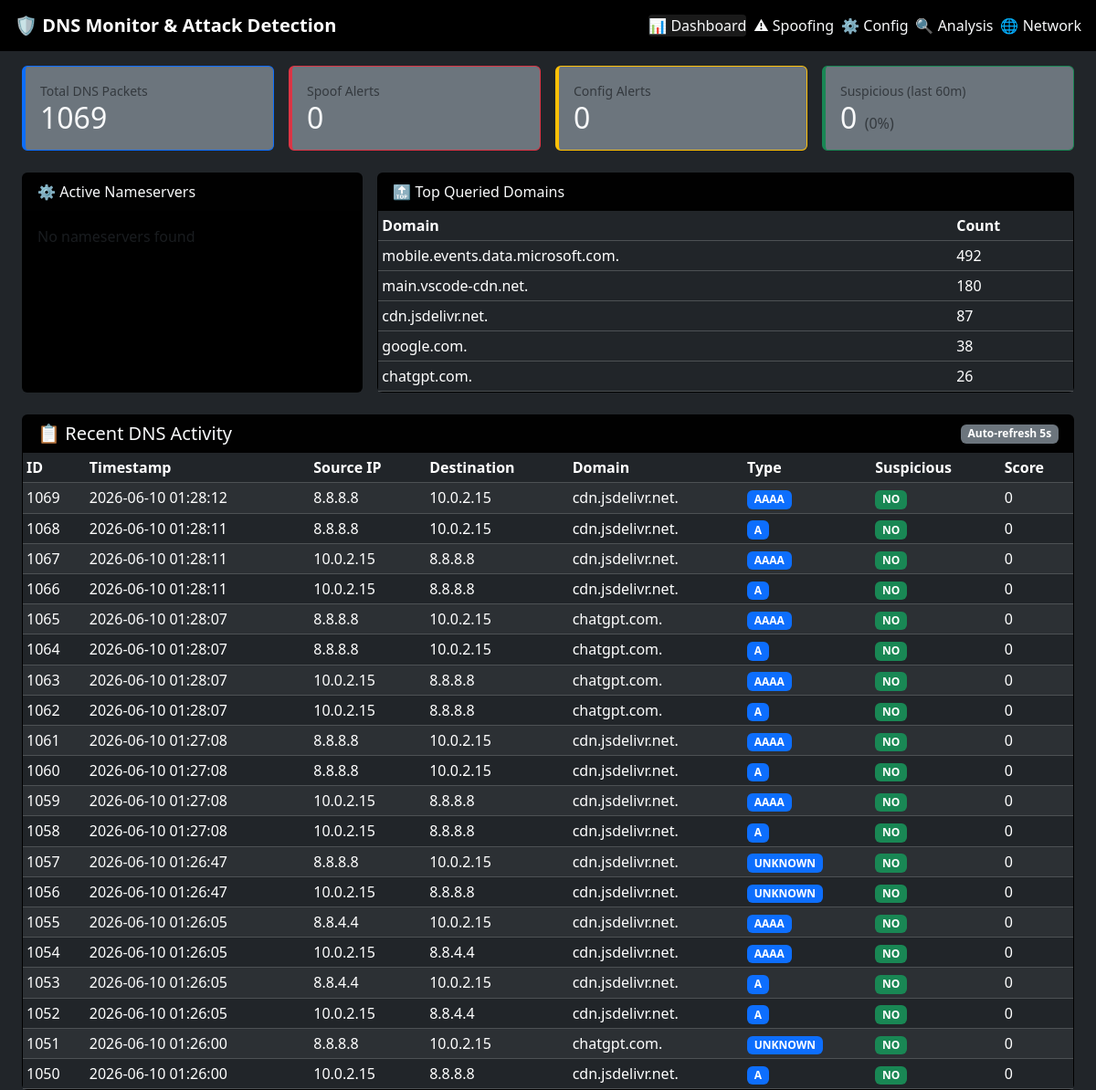
The page / on the database its author committed.
### tables this page shows
CREATE TABLE dns_logs (

        id INTEGER PRIMARY KEY AUTOINCREMENT,

        timestamp TEXT NOT NULL,

        source_ip TEXT NOT NULL,

        destination_ip TEXT NOT NULL,

        domain TEXT NOT NULL,

        query_type TEXT NOT NULL,

        suspicious BOOLEAN,

        threat_score INTEGER
    );

### run.py (the view)
@app.route("/")
def dashboard():
    logs = fetch_recent_logs()
    total_packets = get_total_packet_count()
    spoof_alert_count = get_spoof_alert_count()
    config_alert_count = get_config_alert_count()
    log_alert_count = get_log_alert_count()
    stats = get_suspicious_query_stats(window_minutes=60)
    top_domains = get_top_queried_domains(5)
    nameservers = get_current_nameservers()
    return render_template(
        "dashboard.html",
        logs=logs,
        total_packets=total_packets,
        spoof_alert_count=spoof_alert_count,
        config_alert_count=config_alert_count,
        log_alert_count=log_alert_count,
        stats=stats,
        top_domains=top_domains,
        nameservers=nameservers
    )

### app/database/db.py (called while the page is built)
def get_connection():
    connection = sqlite3.connect(DATABASE_PATH)
    connection.row_factory = sqlite3.Row
    return connection

def get_total_packet_count():
    connection = get_connection()
    cursor = connection.cursor()
    cursor.execute("""
        SELECT COUNT(*) FROM dns_logs
    """)
    total = cursor.fetchone()[0]
    connection.close()
    return total

def fetch_recent_logs(limit=20):
    connection = get_connection()
    cursor = connection.cursor()
    cursor.execute("""
        SELECT *
        FROM dns_logs
        ORDER BY id DESC
        LIMIT ?
    """, (limit,))
    logs = cursor.fetchall()
    connection.close()
    return logs

### app/detection/config_monitor.py (called while the page is built)
def get_current_nameservers():
    return list(_current_nameservers)

def get_config_alert_count():
    try:
        conn = sqlite3.connect(DATABASE_PATH)
        cursor = conn.cursor()
        cursor.execute("SELECT COUNT(*) FROM config_alerts")
        count = cursor.fetchone()[0]
        conn.close()
        return count
    except Exception:
        return 0

### app/detection/log_analysis.py (called while the page is built)
def _get_logs_in_window(minutes=1):
    since = (datetime.now() - timedelta(minutes=minutes)).strftime("%Y-%m-%d %H:%M:%S")
    try:
        conn = sqlite3.connect(DATABASE_PATH)
        conn.row_factory = sqlite3.Row
        cursor = conn.cursor()
        cursor.execute("""
            SELECT * FROM dns_logs WHERE timestamp >= ? ORDER BY timestamp ASC
        """, (since,))
        rows = cursor.fetchall()
        conn.close()
        return rows
    except Exception:
        return []

def get_suspicious_query_stats(window_minutes=60):
    rows = _get_logs_in_window(window_minutes)
    total = len(rows)
    suspicious = sum(1 for r in rows if r["suspicious"])
    high_threat = sum(1 for r in rows if r["threat_score"] >= 70)
    return {
        "window_minutes": window_minutes,
        "total_queries": total,
        "suspicious_count": suspicious,
        "high_threat_count": high_threat,
        "suspicious_pct": round(100 * suspicious / total, 1) if total else 0
    }

def get_top_queried_domains(limit=10):
    try:
        conn = sqlite3.connect(DATABASE_PATH)
        cursor = conn.cursor()
        cursor.execute("""
            SELECT domain, COUNT(*) as count
            FROM dns_logs
            GROUP BY domain
            ORDER BY count DESC
            LIMIT ?
        """, (limit,))
        rows = cursor.fetchall()
        conn.close()
        return rows
    except Exception:
        return []

### templates/dashboard.html (shortened to what this page needs)
{% extends "base.html" %}
{% block content %}
<div class="row g-3 mb-4">
    <div class="col-md-3">
        <div class="card bg-secondary text-light stat-card blue">
            <div class="card-body">
                <div class="text-muted small">Total DNS Packets</div>
                <h2 class="mb-0">{{ total_packets }}</h2>
            </div>
        </div>
    </div>
    <div class="col-md-3">
        <div class="card bg-secondary text-light stat-card red">
            <div class="card-body">
                <div class="text-muted small">Spoof Alerts</div>
                <h2 class="mb-0 {% if spoof_alert_count > 0 %}text-danger{% endif %}">{{ spoof_alert_count }}</h2>
            </div>
        </div>
    </div>
    <div class="col-md-3">
        <div class="card bg-secondary text-light stat-card yellow">
            <div class="card-body">
                <div class="text-muted small">Config Alerts</div>
                <h2 class="mb-0 {% if config_alert_count > 0 %}text-warning{% endif %}">{{ config_alert_count }}</h2>
            </div>
        </div>
    </div>
    <div class="col-md-3">
        <div class="card bg-secondary text-light stat-card green">
            <div class="card-body">
                <div class="text-muted small">Suspicious (last 60m)</div>
                <h2 class="mb-0">{{ stats.suspicious_count }} <small class="fs-6 text-muted">({{ stats.suspicious_pct }}%)</small></h2>
            </div>
        </div>
    </div>
</div>
<div class="row g-3 mb-4">
    <div class="col-md-4">
        <div class="card bg-black text-light h-100">
            <div class="card-header">⚙ Active Nameservers</div>
            <div class="card-body">
                {% if nameservers %}
                    {% for ns in nameservers %}
                    <span class="badge bg-info text-dark me-1">{{ ns }}</span>
                    {% endfor %}
                {% else %}
                    <span class="text-muted">No nameservers found</span>
                {% endif %}
            </div>
        </div>
    </div>
    <div class="col-md-8">
        <div class="card bg-black text-light h-100">
            <div class="card-header">🔝 Top Queried Domains</div>
            <div class="card-body p-0">
                <table class="table table-dark table-sm mb-0">
                    <thead><tr><th>Domain</th><th>Count</th></tr></thead>
                    <tbody>
                    {% for domain, count in top_domains %}
                    <tr><td class="text-truncate" style="max-width:350px">{{ domain }}</td><td>{{ count }}</td></tr>
                    {% else %}
                    <tr><td colspan="2" class="text-muted">No data yet</td></tr>
                    {% endfor %}
                    </tbody>
                </table>
            </div>
        </div>
    </div>
</div>
<div class="card bg-black text-light">
    <div class="card-header d-flex justify-content-between align-items-center">
        <h5 class="mb-0">📋 Recent DNS Activity</h5>
        <span class="badge bg-secondary">Auto-refresh 5s</span>
    </div>
    <div class="card-body p-0">
        <div class="table-responsive">
        <table class="table table-dark table-striped table-sm mb-0">
            <thead>
                <tr>
                    <th>ID</th><th>Timestamp</th><th>Source IP</th>
                    <th>Destination</th><th>Domain</th><th>Type</th>
                    <th>Suspicious</th><th>Score</th>
                </tr>
            </thead>
            <tbody>
            {% for log in logs %}
            <tr {% if log.suspicious %}class="table-danger"{% endif %}>
                <td>{{ log.id }}</td>
                <td>{{ log.timestamp }}</td>
                <td>{{ log.source_ip }}</td>
                <td>{{ log.destination_ip }}</td>
                <td class="text-truncate" style="max-width:200px" title="{{ log.domain }}">{{ log.domain }}</td>
                <td><span class="badge bg-primary">{{ log.query_type }}</span></td>
                <td>
                    {% if log.suspicious %}
                        <span class="badge bg-danger">YES</span>
                    {% else %}
                        <span class="badge bg-success">NO</span>
                    {% endif %}
                </td>
                <td>
                    {% if log.threat_score >= 70 %}
                        <span class="text-danger fw-bold">{{ log.threat_score }}</span>
                    {% elif log.threat_score >= 40 %}
                        <span class="text-warning">{{ log.threat_score }}</span>
                    {% else %}
                        {{ log.threat_score }}
                    {% endif %}
                </td>
            </tr>
            {% else %}
            <tr><td colspan="8" class="text-center text-muted">No DNS packets captured yet. Run with root/sudo to start sniffing.</td></tr>
            {% endfor %}
            </tbody>
        </table>
        </div>
    </div>
</div>
{% endblock %}

### templates/base.html (shortened to what this page needs)
<!DOCTYPE html>
<html lang="en">
<head>
    <link href="https://cdn.jsdelivr.net/npm/bootstrap@5.3.3/dist/css/bootstrap.min.css" rel="stylesheet">
</head>
<body class="bg-dark text-light">
<nav class="navbar navbar-dark bg-black px-3">
    <span class="navbar-brand fw-bold">🛡 DNS Monitor & Attack Detection</span>
    <div class="d-flex gap-2">
        <a href="/"        class="nav-link text-light {% if request.path == '/' %}active{% endif %}">📊 Dashboard</a>
        <a href="/spoofing" class="nav-link text-light {% if request.path == '/spoofing' %}active{% endif %}">⚠ Spoofing</a>
        <a href="/config"  class="nav-link text-light {% if request.path == '/config' %}active{% endif %}">⚙ Config</a>
        <a href="/analysis" class="nav-link text-light {% if request.path == '/analysis' %}active{% endif %}">🔍 Analysis</a>
        <a href="/network" class="nav-link text-light {% if request.path == '/network' %}active{% endif %}">🌐 Network</a>
    </div>
</nav>
<div class="container-fluid mt-3 px-4">
    {% block content %}{% endblock %}
</div>
</body>
</html>

### templates/base.html (style rules this page uses)
.nav-link.active { background: rgba(255,255,255,0.1) !important; border-radius: 4px; }
.stat-card { border-left: 4px solid; }
.stat-card.blue { border-color: #0d6efd; }
.stat-card.red { border-color: #dc3545; }
.stat-card.yellow { border-color: #ffc107; }
.stat-card.green { border-color: #198754; }

### rows shown on the page
dns_logs: id "1069", timestamp "2026-06-10 01:28:12", source_ip "8.8.8.8", destination_ip "10.0.2.15", domain "cdn.jsdelivr.net.", query_type "AAAA", suspicious "NO", threat_score "0"
dns_logs: id "1068", timestamp "2026-06-10 01:28:11", source_ip "8.8.8.8", destination_ip "10.0.2.15", domain "cdn.jsdelivr.net.", query_type "A", suspicious "NO", threat_score "0"
dns_logs: id "1067", timestamp "2026-06-10 01:28:11", source_ip "10.0.2.15", destination_ip "8.8.8.8", domain "cdn.jsdelivr.net.", query_type "AAAA", suspicious "NO", threat_score "0"
dns_logs: id "1066", timestamp "2026-06-10 01:28:11", source_ip "10.0.2.15", destination_ip "8.8.8.8", domain "cdn.jsdelivr.net.", query_type "A", suspicious "NO", threat_score "0"
dns_logs: id "1065", timestamp "2026-06-10 01:28:07", source_ip "8.8.8.8", destination_ip "10.0.2.15", domain "chatgpt.com.", query_type "AAAA", suspicious "NO", threat_score "0"
dns_logs: id "1064", timestamp "2026-06-10 01:28:07", source_ip "8.8.8.8", destination_ip "10.0.2.15", domain "chatgpt.com.", query_type "A", suspicious "NO", threat_score "0"
dns_logs: id "1063", timestamp "2026-06-10 01:28:07", source_ip "10.0.2.15", destination_ip "8.8.8.8", domain "chatgpt.com.", query_type "AAAA", suspicious "NO", threat_score "0"
dns_logs: id "1062", timestamp "2026-06-10 01:28:07", source_ip "10.0.2.15", destination_ip "8.8.8.8", domain "chatgpt.com.", query_type "A", suspicious "NO", threat_score "0"
dns_logs: id "1061", timestamp "2026-06-10 01:27:08", source_ip "8.8.8.8", destination_ip "10.0.2.15", domain "cdn.jsdelivr.net.", query_type "AAAA", suspicious "NO", threat_score "0"
dns_logs: id "1060", timestamp "2026-06-10 01:27:08", source_ip "8.8.8.8", destination_ip "10.0.2.15", domain "cdn.jsdelivr.net.", query_type "A", suspicious "NO", threat_score "0"
dns_logs: id "1059", timestamp "2026-06-10 01:27:08", source_ip "10.0.2.15", destination_ip "8.8.8.8", domain "cdn.jsdelivr.net.", query_type "AAAA", suspicious "NO", threat_score "0"
dns_logs: id "1058", timestamp "2026-06-10 01:27:08", source_ip "10.0.2.15", destination_ip "8.8.8.8", domain "cdn.jsdelivr.net.", query_type "A", suspicious "NO", threat_score "0"
dns_logs: id "1057", timestamp "2026-06-10 01:26:47", source_ip "8.8.8.8", destination_ip "10.0.2.15", domain "cdn.jsdelivr.net.", query_type "UNKNOWN", suspicious "NO", threat_score "0"
dns_logs: id "1056", timestamp "2026-06-10 01:26:47", source_ip "10.0.2.15", destination_ip "8.8.8.8", domain "cdn.jsdelivr.net.", query_type "UNKNOWN", suspicious "NO", threat_score "0"
dns_logs: id "1055", timestamp "2026-06-10 01:26:05", source_ip "8.8.4.4", destination_ip "10.0.2.15", domain "cdn.jsdelivr.net.", query_type "AAAA", suspicious "NO", threat_score "0"
dns_logs: id "1054", timestamp "2026-06-10 01:26:05", source_ip "10.0.2.15", destination_ip "8.8.4.4", domain "cdn.jsdelivr.net.", query_type "AAAA", suspicious "NO", threat_score "0"
dns_logs: id "1053", timestamp "2026-06-10 01:26:05", source_ip "8.8.4.4", destination_ip "10.0.2.15", domain "cdn.jsdelivr.net.", query_type "A", suspicious "NO", threat_score "0"
dns_logs: id "1052", timestamp "2026-06-10 01:26:05", source_ip "10.0.2.15", destination_ip "8.8.4.4", domain "cdn.jsdelivr.net.", query_type "A", suspicious "NO", threat_score "0"
dns_logs: id "1051", timestamp "2026-06-10 01:26:00", source_ip "8.8.8.8", destination_ip "10.0.2.15", domain "chatgpt.com.", query_type "UNKNOWN", suspicious "NO", threat_score "0"
dns_logs: id "1050", timestamp "2026-06-10 01:26:00", source_ip "10.0.2.15", destination_ip "8.8.8.8", domain "cdn.jsdelivr.net.", query_type "A", suspicious "NO", threat_score "0"

### other values the page prints
{{ total_packets }} "1069"
{{ spoof_alert_count }} "0"
{{ config_alert_count }} "0"
{{ stats.suspicious_count }} "0"
{{ stats.suspicious_pct }} "0"
{{ domain }} "mobile.events.data.microsoft.com." "main.vscode-cdn.net." "cdn.jsdelivr.net." "google.com." "chatgpt.com."
{{ count }} "492" "180" "87" "38" "26"
